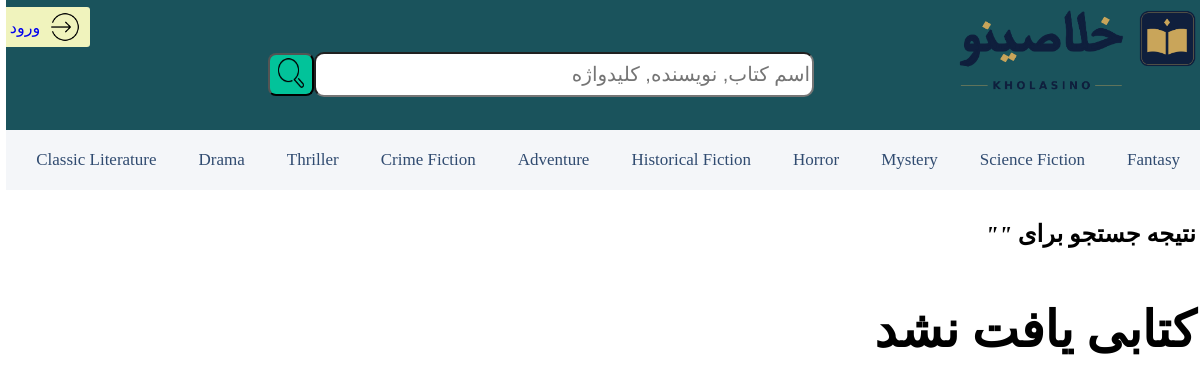
The app's page /search/, older data.
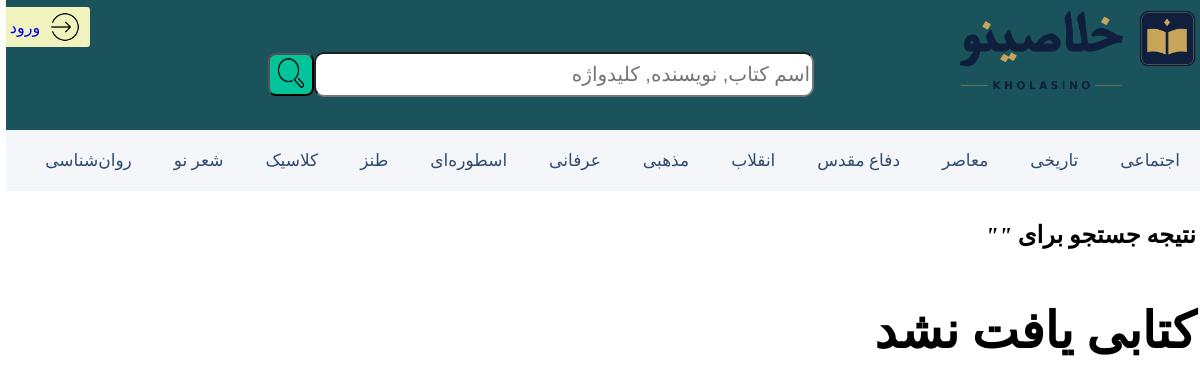
The same page, newer data.
### books/models.py (models this page shows, shortened)
class Category(models.Model):
    name = models.CharField('table name',max_length=100)
    class Meta:
        db_table = 'category'
        verbose_name = 'category'
        verbose_name_plural = 'categories'

### books/views.py (the view, shortened to what this page needs)
# urls.py: path('search/', search_books, name='search_books')
def search_books(request):
    query = request.GET.get('q', '').strip()
    books = Book.objects.none()
    category = Category.objects.all()
    serializer = CategorySerializer(category, many=True)
    context = {
        'books': books,
        'query': query,
        'categories': serializer.data,
    }
    return render(request, 'books/search_results.html', context)

### books/templates/books/search_results.html (shortened to what this page needs)
<!DOCTYPE html>
{% load static %}
<html lang="fa" dir="rtl">
<head>
</head>
<body>
<div class="search-background">
    <div class="img1">
        <img src="{% static 'picture\logo2.png' %}" alt="logo" >
    </div>
    <div class="search">
        <form method="GET" action="{% url 'search_books' %}" onsubmit="return this.q.value.trim() !== ''">
            <div class="grid">
                <div class="input1">
                    <input
                            style="border-radius: 10px;font-size: 20px;"
                            type="search"
                            name="q"
                            placeholder="اسم کتاب, نویسنده, کلیدواژه"
                            value="{{ request.GET.q|default:'' }}"
                        >
                </div>
                    <button type="submit" style="border-radius: 8px ; background-color: #02c39a"><img src="{% static 'picture/search2.png' %}" width= 30px height= 34px></button>
            </div>
        </form>
    </div>
    {% if not user.is_authenticated %}
        <a href="{% url 'users-login' %}" class="button1">
            <img src="{% static 'picture/login.png' %}" width="30px" height="30px" style="margin-left: 10px">
            ورود
        </a>
    {% else %}
        <a href="{% url 'add book' %}" class="button1">
            افزودن کتاب
        </a>
    {% endif %}
</div>
<div class="genres">
    {% for genre in categories %}
        <a href="{% url 'books list' category=genre.name %}" class="genre-link">
            {{ genre.name }}
        </a>
    {% endfor %}
</div>
<h2 style="padding: 10px">نتیجه جستجو برای <i>"{{query}}"</i></h2>
{% if books %}
<div class="card_situation">
        {% for book in books %}
            <a href="{% url 'book detail' category=book.category_name name=book.name %}" style="text-decoration: none; color: black;" >
                <div class="card">
                    {% if book.img %}
                        <div class="image-container">
                            <img src="{{book.img.url}}" alt="book" width="200" height="250" >
                        </div>
                    {% else%}
                        <p style="color: blueviolet">image</p>
                    {% endif %}
                    <h1 style="font-size: 20px">{{ book.name }}</h1>
                    <p style="color: #1778FF">{{ book.author }}</p>
                </div>
            </a>
        {% endfor %}
</div>
{% else %}
    <h1 style="padding: 10px ; font-size: 50px">کتابی یافت نشد</h1>
{% endif %}
</body>
</html>

### books/templates/books/search_results.html (style rules this page uses)
body { background-color: white; margin: 0; padding: 0; }
.search { display: flex; justify-content:center; align-items: center; margin-top: -68px; margin-right: 130px; }
.grid { display: flex; align-items: center; margin: 20px; }
.button1 { border-radius: 3px ; background-color: #f0f3bd ; width: 90px ; height: 40px; white-space: nowrap; font-family: 'Bauhaus 93'; display: flex; justify-content: center; align-items: center; margin-right: 93%; margin-top: -110px; transition: 0.25s; text-decoration: none; }
.search-background { background-color: #1a535c; width: 100%; height: 130px; margin: 0 ; }
.genres { display: flex; flex-wrap: nowrap; align-items: center; gap: 10px; padding: 10px; background-color: #f4f6f9; overflow-x: auto; overflow-y: hidden; white-space: nowrap; scrollbar-width: none; }
.genre-link { display: inline-block; padding: 10px 16px; color: #304b70; text-decoration: none; font-size: 17px; border-radius: 8px; transition: 0.25s; }
.img1 { display: flex; width:150px; height:100px; }
.input1 { display: grid; width:500px; height: 45px; }

Row changes from the older to the newer data that the page shows:
removed Category: name "Fantasy"
removed Category: name "Science Fiction"
removed Category: name "Mystery"
removed Category: name "Horror"
removed Category: name "Historical Fiction"
removed Category: name "Adventure"
removed Category: name "Crime Fiction"
removed Category: name "Thriller"
removed Category: name "Drama"
removed Category: name "Classic Literature"
added Category: name "اجتماعی"
added Category: name "تاریخی"
added Category: name "معاصر"
added Category: name "دفاع مقدس"
added Category: name "انقلاب"
added Category: name "مذهبی"
added Category: name "عرفانی"
added Category: name "اسطوره‌ای"
added Category: name "طنز"
added Category: name "کلاسیک"
added Category: name "شعر نو"
added Category: name "روان‌شناسی"
